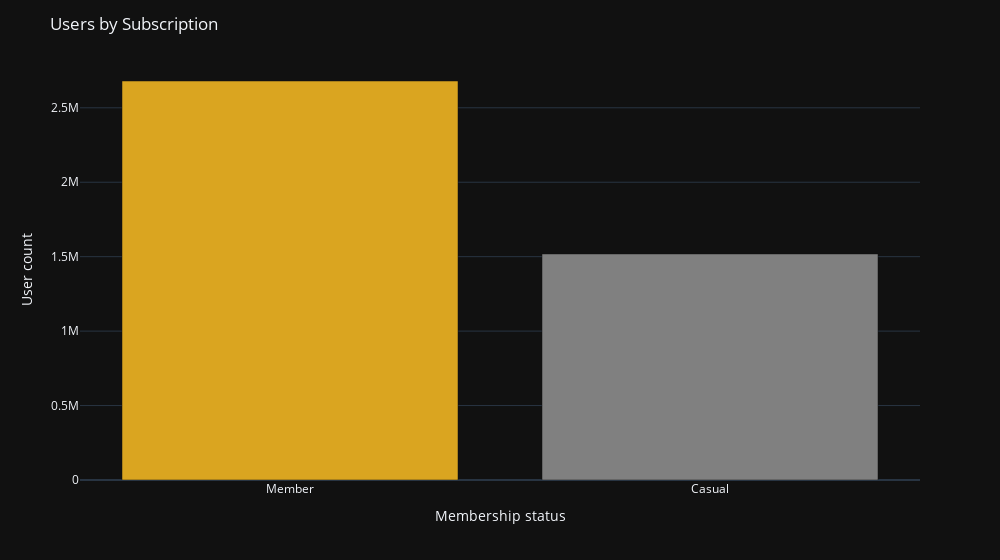

Notebook cell for this chart:
### Code cell
members_bar = px.bar(
    members,
    width=1000,
    x='member_casual',
    y='count',
    color='member_casual',
    template='plotly_dark',
    color_discrete_sequence=["goldenrod", "gray"],
)

members_bar.update_layout(
    xaxis_title='Membership status', 
    yaxis_title='User count', 
    title='Users by Subscription',
    showlegend=False,
    xaxis=dict(
        tickvals=members['member_casual'],
        ticktext=['Member', 'Casual']
    )
)

members_bar.show()

### Figure 1 — Plotly figure (JSON) as saved in the notebook; plotly's stock layout.template omitted (floating-point values rounded to 4 significant figures)
{"data": [{"hovertemplate": "member_casual=%{x}<br>count=%{y}<extra></extra>", "legendgroup": "member", "marker": {"color": "goldenrod", "pattern": {"shape": ""}}, "name": "member", "orientation": "v", "showlegend": true, "textposition": "auto", "type": "bar", "x": ["member"], "xaxis": "x", "y": [2680018], "yaxis": "y"}, {"hovertemplate": "member_casual=%{x}<br>count=%{y}<extra></extra>", "legendgroup": "casual", "marker": {"color": "gray", "pattern": {"shape": ""}}, "name": "casual", "orientation": "v", "showlegend": true, "textposition": "auto", "type": "bar", "x": ["casual"], "xaxis": "x", "y": [1518317], "yaxis": "y"}], "layout": {"barmode": "relative", "legend": {"title": {"text": "member_casual"}, "tracegroupgap": 0}, "margin": {"t": 60}, "showlegend": false, "title": {"text": "Users by Subscription"}, "width": 1000, "xaxis": {"anchor": "y", "categoryarray": ["member", "casual"], "categoryorder": "array", "domain": [0, 1], "ticktext": ["Member", "Casual"], "tickvals": ["member", "casual"], "title": {"text": "Membership status"}}, "yaxis": {"anchor": "x", "domain": [0, 1], "title": {"text": "User count"}}}}
